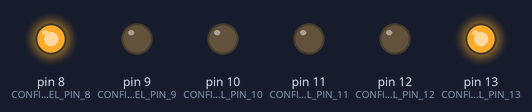
Simulated run of this sketch. Board: Arduino Uno, built with avr-gcc and run on an emulated ATmega328P. On the bench: output pins drawn as LEDs (lit = HIGH).

Above: at 3.5 s.
At 7.5 s:
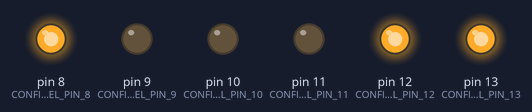
At 11.5 s:
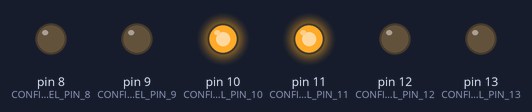
At 15.5 s:
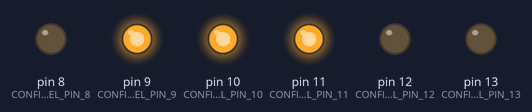
Timing chart, 0 to 20.8 s (numbered marks = the images above):
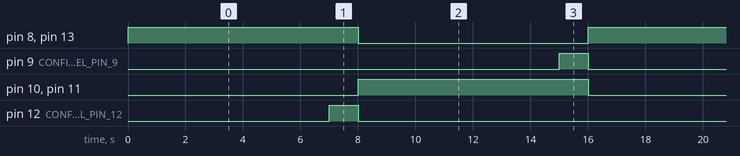

Measured:
- by itself, pin 9 (CONFIGURACION_DEL_PIN_9), pin 12 (CONFIGURACION_DEL_PIN_12): alternates HIGH for 1.0 s and LOW for 15.0 s
- by itself, pin 8 (CONFIGURACION_DEL_PIN_8), pin 10 (CONFIGURACION_DEL_PIN_10), pin 11 (CONFIGURACION_DEL_PIN_11), pin 13 (CONFIGURACION_DEL_PIN_13): alternates HIGH for 8.0 s and LOW for 8.0 s
- by itself, everything shown: repeats every 16.0 s, in 4 steps

The sketch:

terrific_leelo_elzing1.ino
```cpp
void setup() {

pinMode (13,OUTPUT);//CONFIGURACION DEL PIN 13= VERDE

pinMode (12,OUTPUT);//CONFIGURACION DEL PIN 12= AMARILLO

pinMode (11,OUTPUT);//CONFIGURACION DEL PIN 11= ROJO

pinMode (10,OUTPUT);//CONFIGURACION DEL PIN 10= VERDE

pinMode (9,OUTPUT);//CONFIGURACION DEL PIN 9= AMARILLO

pinMode (8,OUTPUT);//CONFIGURACION DEL PIN 8=ROJO
}


void loop() {

  digitalWrite (13,HIGH);//ESCRITURA DEL PIN 13 EN ALTO

   digitalWrite (12,LOW);

    digitalWrite (11,LOW);

  digitalWrite (10,LOW);

    digitalWrite (9,LOW);

      digitalWrite (8,HIGH);

  delay(7000);

  digitalWrite (9,LOW);

  digitalWrite (12,HIGH);

  delay(1000);

  digitalWrite (13,LOW);//ESCRITURA DEL PIN 13 EN BAJO

   digitalWrite (12,LOW);

    digitalWrite (11,HIGH);

  digitalWrite (10,HIGH);

    digitalWrite (9,LOW);

      digitalWrite (8,LOW);

  delay(7000);

  digitalWrite (9,HIGH);

  digitalWrite (12,LOW);

  delay(1000);

}
```
